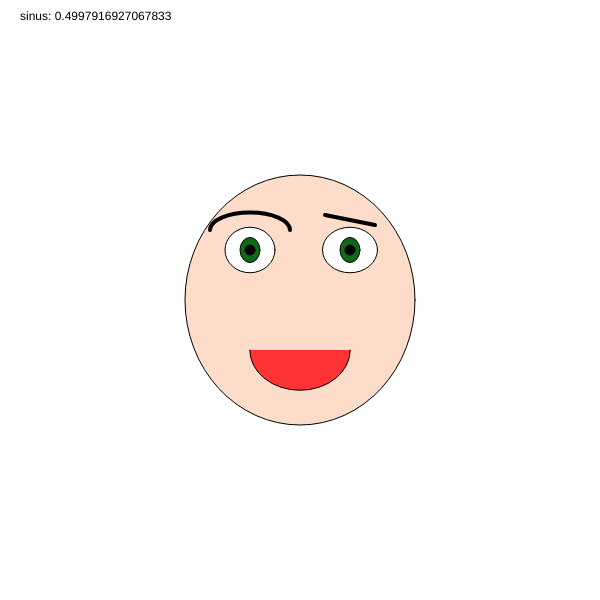
Frame 1 (no input)
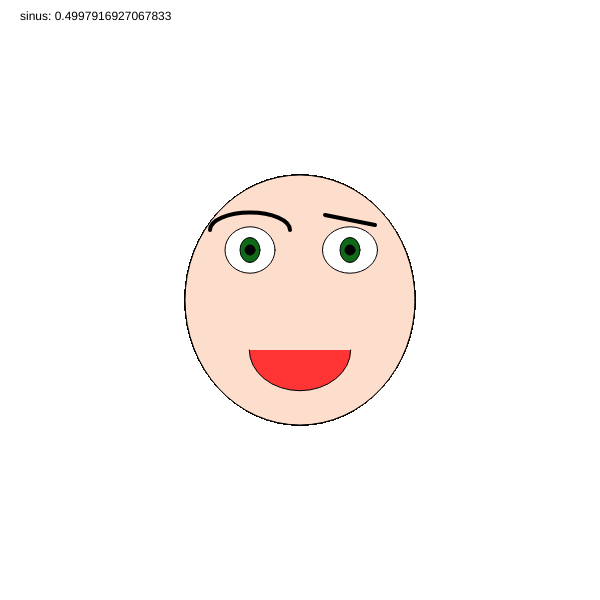
Frame 60 (no input)
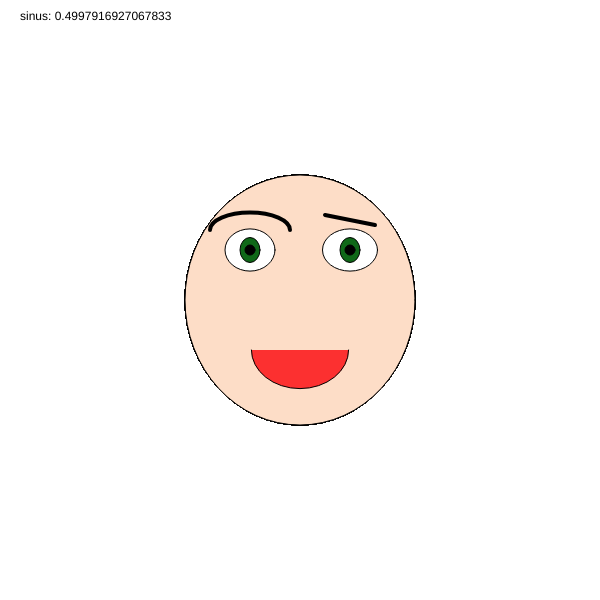
Frame 120 (the mouse pressed at the canvas centre since frame 60)

The p5.js sketch that drew these frames (run headless with seeded random() and noise() and a simulated clock; from frame 60 on, the mouse is pressed at the canvas centre):

// p5.js sketch
// ── sketch.js
function setup() {
  createCanvas(600, 600);//Crea un àrea de 600 píxels quadrats, 600 píxels d'amplada i 600 píxels d'alçada, canvas es l'area de dibuix. Setup és la configuració o carcterístiques del nostre codi
}

function draw() {//Draw significa dibuixar
  // background(220);//Fons de color gris perqué hi ha un número entre 0 i 255 i el 0 és negre i el 255 és blanc
  let s = sin(frameCount*0.05)*10;
  let boca = sin(frameCount*0.05)*10;
  text("sinus: "+s,20,20);
  strokeWeight(1)
  fill(253,221,202+s);//Fill és omplir de color el que hi ha a continuació en aquest cas el·lipse. El primer número es el nivel de vermellor(R:red), e segon es el nivell de verdor(G:green) i el tercer número  es el nivell de blavor(B:blue). Podem fer 255·255·255=16.700.000 de colors diferents. He de posar el color que vulgui als ulls i a la cara canviant els 3 números, buscan a googlecolors RGB
  ellipse(300,300,230,250); //Es la cara sensera. El pimer número significa la posició x del centre de l'el·lipse. el segón número significa la posició y del centre de l'el·lipse. El tercer número significa  l'amlada de l'el·ipse, i el quart número alçada de l'el·lipse. Sempre els números són píxels contats desde la cantonada superior esquerra, és a dir, el punt 0,0 es troba diferent que a matemàtiques(cantonada inferior esquera.)
  fill(255,255,255);//Color de de l'ull 
  ellipse(250,250,50,45+s);// es l'ull dret perquè està a 350 píxels de x al centre.
    fill(16,104,25);//color del iris
  ellipse(250,250,20,25);//iris esquerra
    fill(0,0,0);//color pupil·la
  ellipse(250,250,10,10);//pupil·la
  fill(255,255,255)
  ellipse(350,250,55,45+s);//És l'ull esquerre perqué està a 250 píxels de x al centre.
  fill(16,104,25)
  ellipse(350,250,20,25)
    fill(0,0,0)
  ellipse(350,250,10,10)
  fill(255+boca,51+boca,51+boca);// es el color de la boca, es vermellós perqué té de vermell.
  arc(300,350,100+boca,80+boca,0,PI);//Boca
  noFill();//No omplir de color de la la cella
   strokeWeight(4);
  arc(250,230,80,35,PI,0);//Cella esquerra
  strokeWeight(4);
  line(325,215,375,225);//Cella dreta: els dos primers números són la x
}
